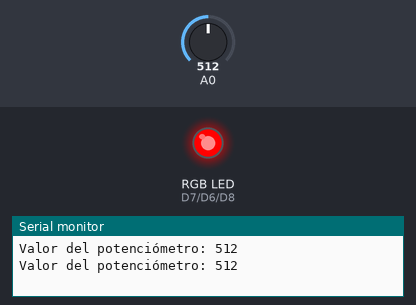
The sketch below on a simulated ESP8266 (NodeMCU). Parts: an RGB LED mixed from three pins (HIGH = lit), the last lines printed to the serial monitor. The test bench sets the inputs (shaded band); at power-on: A0 = 512.

Above: at 6.9 s.
7.0 s: A0 set to 0
At 10.4 s:
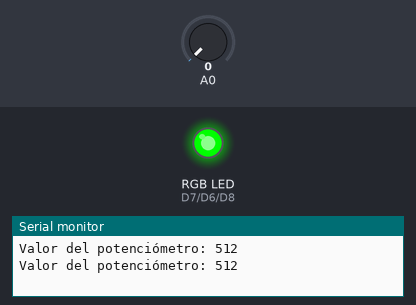
At 13.2 s:
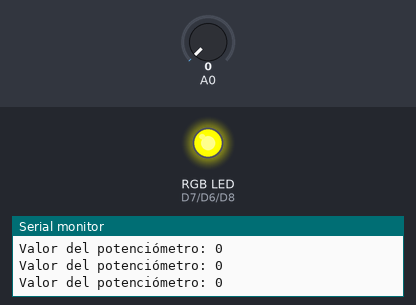
19.1 s: A0 set to 122
At 19.86 s:
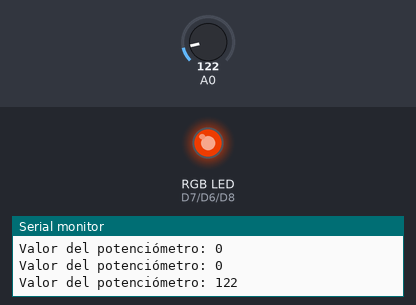
26.0 s: A0 set to 716
32.9 s: A0 set to 900
Timing chart, 0 to 40.8 s (numbered marks = the images above; inputs shaded):
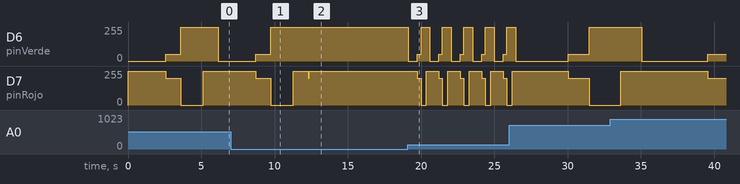

Measured:
- after the input at 7.0 s, D6 (pinVerde): goes on until 9.7 s, then stays 255/255
- after the input at 19.1 s, D6 (pinVerde): 255/255 → 0/255 at once, then repeats every 1.5 s: 50/255 0.24 s, 255/255 0.61 s, 0/255 0.61 s; D7 (pinRojo): 255/255 → 200/255 after 0.65 s, then repeats every 1.5 s: 0/255 0.37 s, 255/255 0.85 s, 200/255 0.24 s

The sketch:

semaforo_2.ino
```cpp
const int pinRojo = D7;
const int pinAzul = D8;
const int pinVerde = D6;
void setup() {
  Serial.begin(9600);
  pinMode(pinRojo, OUTPUT);
  pinMode(pinVerde, OUTPUT);
  pinMode(pinAzul, OUTPUT);
}

void loop() {
  int valorP = analogRead(A0);
  Serial.print("Valor del potenciómetro: ");
  Serial.println(valorP);
  digitalWrite(pinRojo, HIGH);
  digitalWrite(pinVerde, LOW);
  digitalWrite(pinAzul, LOW);
  delay(valorP * 5);
  digitalWrite(pinRojo, HIGH);
  digitalWrite(pinVerde, LOW);
  digitalWrite(pinAzul, LOW);
  analogWrite(pinRojo, 200);
  analogWrite(pinVerde, 50);
  analogWrite(pinAzul, 0);
  delay(valorP * 2);
  digitalWrite(pinRojo, LOW);
  digitalWrite(pinVerde, HIGH);
  digitalWrite(pinAzul, LOW);
  delay(valorP * 3);
  digitalWrite(pinRojo, HIGH);
  digitalWrite(pinVerde, HIGH);
  digitalWrite(pinAzul, LOW);
  delay(valorP * 2);
  }
```
